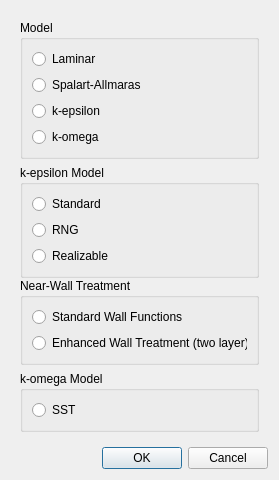
<?xml version="1.0" encoding="UTF-8"?>
<ui version="4.0">
 <class>ViscousModelDialog</class>
 <widget class="QDialog" name="ViscousModelDialog">
  <property name="geometry">
   <rect>
    <x>0</x>
    <y>0</y>
    <width>275</width>
    <height>464</height>
   </rect>
  </property>
  <property name="windowTitle">
   <string>Viscous Model</string>
  </property>
  <layout class="QVBoxLayout" name="verticalLayout_7">
   <item>
    <widget class="QWidget" name="modelWidget" native="true">
     <property name="minimumSize">
      <size>
       <width>257</width>
       <height>0</height>
      </size>
     </property>
     <layout class="QVBoxLayout" name="verticalLayout_6">
      <item>
       <widget class="QGroupBox" name="groupBox">
        <property name="title">
         <string>Model</string>
        </property>
        <layout class="QVBoxLayout" name="verticalLayout">
         <item>
          <widget class="QRadioButton" name="laminar">
           <property name="text">
            <string>Laminar</string>
           </property>
          </widget>
         </item>
         <item>
          <widget class="QRadioButton" name="spalartAllmaras">
           <property name="text">
            <string>Spalart-Allmaras</string>
           </property>
          </widget>
         </item>
         <item>
          <widget class="QRadioButton" name="kEpsilon">
           <property name="text">
            <string>k-epsilon</string>
           </property>
          </widget>
         </item>
         <item>
          <widget class="QRadioButton" name="kOmega">
           <property name="text">
            <string>k-omega</string>
           </property>
          </widget>
         </item>
        </layout>
       </widget>
      </item>
      <item>
       <widget class="QWidget" name="kEpsilonModel" native="true">
        <layout class="QVBoxLayout" name="verticalLayout_5">
         <property name="spacing">
          <number>0</number>
         </property>
         <property name="leftMargin">
          <number>0</number>
         </property>
         <property name="topMargin">
          <number>0</number>
         </property>
         <property name="rightMargin">
          <number>0</number>
         </property>
         <property name="bottomMargin">
          <number>0</number>
         </property>
         <item>
          <widget class="QGroupBox" name="groupBox_2">
           <property name="title">
            <string>k-epsilon Model</string>
           </property>
           <layout class="QVBoxLayout" name="verticalLayout_2">
            <item>
             <widget class="QRadioButton" name="standard">
              <property name="text">
               <string>Standard</string>
              </property>
             </widget>
            </item>
            <item>
             <widget class="QRadioButton" name="RNG">
              <property name="text">
               <string>RNG</string>
              </property>
             </widget>
            </item>
            <item>
             <widget class="QRadioButton" name="realizable">
              <property name="text">
               <string>Realizable</string>
              </property>
             </widget>
            </item>
           </layout>
          </widget>
         </item>
         <item>
          <widget class="QGroupBox" name="nearWallTreatment">
           <property name="title">
            <string>Near-Wall Treatment</string>
           </property>
           <layout class="QVBoxLayout" name="verticalLayout_3">
            <item>
             <widget class="QRadioButton" name="standardWallFunction">
              <property name="text">
               <string>Standard Wall Functions</string>
              </property>
             </widget>
            </item>
            <item>
             <widget class="QRadioButton" name="enhancedWallTreatment">
              <property name="text">
               <string>Enhanced Wall Treatment (two layer)</string>
              </property>
             </widget>
            </item>
           </layout>
          </widget>
         </item>
        </layout>
       </widget>
      </item>
      <item>
       <widget class="QGroupBox" name="kOmegaModel">
        <property name="title">
         <string>k-omega Model</string>
        </property>
        <layout class="QVBoxLayout" name="verticalLayout_4">
         <item>
          <widget class="QRadioButton" name="SST">
           <property name="text">
            <string>SST</string>
           </property>
          </widget>
         </item>
        </layout>
       </widget>
      </item>
     </layout>
    </widget>
   </item>
   <item>
    <spacer name="verticalSpacer">
     <property name="orientation">
      <enum>Qt::Vertical</enum>
     </property>
     <property name="sizeHint" stdset="0">
      <size>
       <width>20</width>
       <height>2</height>
      </size>
     </property>
    </spacer>
   </item>
   <item>
    <widget class="QDialogButtonBox" name="buttonBox">
     <property name="orientation">
      <enum>Qt::Horizontal</enum>
     </property>
     <property name="standardButtons">
      <set>QDialogButtonBox::Cancel|QDialogButtonBox::Ok</set>
     </property>
    </widget>
   </item>
  </layout>
 </widget>
 <resources/>
 <connections>
  <connection>
   <sender>buttonBox</sender>
   <signal>accepted()</signal>
   <receiver>ViscousModelDialog</receiver>
   <slot>accept()</slot>
   <hints>
    <hint type="sourcelabel">
     <x>248</x>
     <y>254</y>
    </hint>
    <hint type="destinationlabel">
     <x>157</x>
     <y>274</y>
    </hint>
   </hints>
  </connection>
  <connection>
   <sender>buttonBox</sender>
   <signal>rejected()</signal>
   <receiver>ViscousModelDialog</receiver>
   <slot>reject()</slot>
   <hints>
    <hint type="sourcelabel">
     <x>316</x>
     <y>260</y>
    </hint>
    <hint type="destinationlabel">
     <x>286</x>
     <y>274</y>
    </hint>
   </hints>
  </connection>
 </connections>
</ui>
